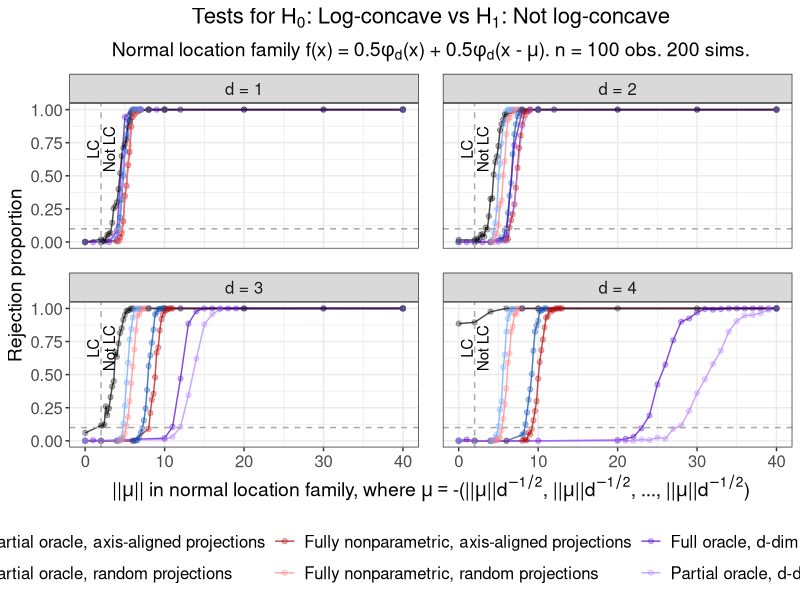
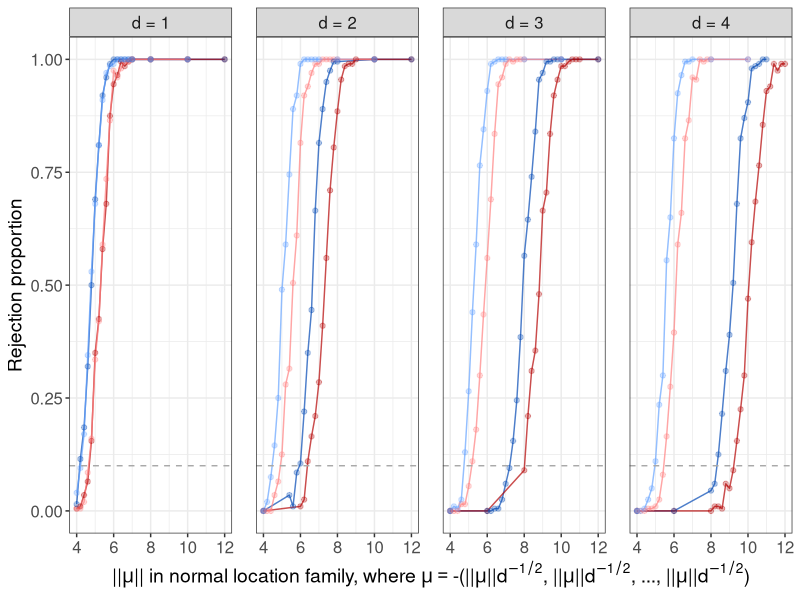

Write R code to recreate these figures, in order.
# Create Figure 5 in main paper.
# Plot results for tests of
# H_0: log-concave versus H_1: not log-concave.
# Use normal mixture where mean of second component is 
# mu = -(||mu||*d^{-1/2}, ||mu||*d^{-1/2}, ..., ||mu||*d^{-1/2}).

suppressMessages(library(data.table))
suppressMessages(library(tidyverse))

# Create theme
paper_theme <- theme_bw() +
  theme(plot.title = element_text(hjust = 0.5, size = 16),
        plot.subtitle = element_text(hjust = 0.5, size = 14),
        legend.title = element_text(size = 14),
        axis.title = element_text(size = 14),
        legend.text = element_text(size = 12),
        axis.text = element_text(size = 12),
        strip.text = element_text(size = 12),
        panel.spacing = unit(1.2, "lines"))

# Read in data
perm_test <- fread("data/fig05_perm_test.csv") %>% 
  mutate(Method = "Permutation test")

full_oracle_ddim <- fread("data/fig05_full_oracle_ddim.csv") %>% 
  mutate(Method = "Full oracle, d-dim")

partial_oracle_ddim <- fread("data/fig05_partial_oracle_ddim.csv") %>% 
  mutate(Method = "Partial oracle, d-dim")

partial_oracle_axis <- fread("data/fig05_partial_oracle_axis.csv") %>% 
  mutate(Method = "Partial oracle, axis-aligned projections")

fully_NP_axis <- fread("data/fig05_fully_NP_axis.csv") %>% 
  mutate(Method = "Fully nonparametric, axis-aligned projections")

partial_oracle_randproj <- fread("data/fig05_partial_oracle_randproj.csv") %>% 
  mutate(Method = "Partial oracle, random projections")

fully_NP_randproj <- fread("data/fig05_fully_NP_randproj.csv") %>% 
  mutate(Method = "Fully nonparametric, random projections")

# Combine results
results <- rbind(perm_test, full_oracle_ddim, partial_oracle_ddim, 
                 partial_oracle_axis, fully_NP_axis, partial_oracle_randproj, 
                 fully_NP_randproj,
                 fill = TRUE)

# Get rejection proportion at each combination
reject_df <- results %>% 
  group_by(n_obs, d, mu_norm, Method, equal_space_mu) %>% 
  dplyr::summarise(reject_prop = mean(reject),
                   sim_count = n())

# Check parameters
stopifnot(unique(perm_test$B) == 99,
          unique(full_oracle_ddim$B) == 100,
          unique(partial_oracle_ddim$B) == 100,
          unique(partial_oracle_axis$B) == 100,
          unique(fully_NP_axis$B) == 100,
          unique(partial_oracle_randproj$B) == 100,
          unique(fully_NP_randproj$B) == 100,
          unique(partial_oracle_randproj$n_proj == 100),
          unique(fully_NP_randproj$n_proj == 100),
          unique(results$n_obs == 100),
          unique(results$equal_space_mu) == 1,
          unique(reject_df$sim_count) == 200)

######################
##### Plot power #####
######################

# Plot rejection proportions at (||mu||*d^{-1/2}, ..., ||mu||*d^{-1/2})
reject_props_equal_spaced <- reject_df %>% 
  mutate(Method = factor(Method,
                         levels = c("Partial oracle, axis-aligned projections",
                                    "Partial oracle, random projections",
                                    "Fully nonparametric, axis-aligned projections",
                                    "Fully nonparametric, random projections",
                                    "Full oracle, d-dim",
                                    "Partial oracle, d-dim",
                                    "Permutation test"),
                         labels = c("Partial oracle, axis-aligned projections",
                                    "Partial oracle, random projections",
                                    "Fully nonparametric, axis-aligned projections",
                                    "Fully nonparametric, random projections",
                                    "Full oracle, d-dim",
                                    "Partial oracle, d-dim",
                                    "Permutation test")),
         d = factor(d, levels = 1:4, 
                    labels = c("d = 1", "d = 2", "d = 3", "d = 4"))) %>%
  ggplot(aes(x = mu_norm, y = reject_prop)) +
  geom_line(aes(col = Method), alpha = 0.7) +
  geom_point(aes(col = Method), alpha = 0.3) +
  geom_hline(yintercept = 0.10, lty = "dashed", col = "darkgrey") +
  geom_vline(xintercept = 2, lty = "dashed", col = "darkgrey") +
  annotate(geom = "text", x = 1, y = 0.7, label = "LC", angle = 90) +
  annotate(geom = "text", x = 3, y = 0.7, label = "Not LC", angle = 90) +
  facet_wrap(. ~ d) +
  labs(x = expression("||"*mu*"|| in normal location family, where"~
                        mu=="-(||"*mu*"||"*d**{-1/2}*", ||"*mu*"||"*d**{-1/2}*
                        ", ..., ||"*mu*"||"*d**{-1/2}*")"), 
       y = "Rejection proportion",
       col = "Method",
       shape = "Log-concave?",
       title = expression("Tests for H"[0]*
                            ": Log-concave vs H"[1]*": Not log-concave"),
       subtitle = expression("Normal location family f(x) = 0.5"*phi[d]*"(x)"~
                               "+ 0.5"*phi[d]*"(x -"~mu*"). n = 100 obs. 200 sims.")) +
  scale_shape_manual(values = c(16, 4)) +
  scale_color_manual(values = c("#0047b3", "#66a3ff", "#b30000", "#ff8080", 
                                "#5200cc", "#b380ff", "black")) +
  paper_theme +
  theme(legend.position = "bottom") +
  guides(colour = guide_legend(nrow = 2))

# Plot rejection proportions at (||mu||*d^{-1/2}, ..., ||mu||*d^{-1/2}) 
# for single dim approaches, zooming in further on ||mu|| \in [4, 12]
reject_props_equal_zoom_onerow <- reject_df %>% 
  filter(mu_norm >= 4, mu_norm <= 12,
         Method %in% c("Partial oracle, axis-aligned projections",
                       "Partial oracle, random projections",
                       "Fully nonparametric, axis-aligned projections",
                       "Fully nonparametric, random projections")) %>%
  mutate(Method = factor(Method,
                         levels = c("Partial oracle, axis-aligned projections",
                                    "Partial oracle, random projections",
                                    "Fully nonparametric, axis-aligned projections",
                                    "Fully nonparametric, random projections"),
                         labels = c("Partial oracle, axis-aligned projections",
                                    "Partial oracle, random projections",
                                    "Fully nonparametric, axis-aligned projections",
                                    "Fully nonparametric, random projections")),
         d = factor(d, levels = 1:4, 
                    labels = c("d = 1", "d = 2", "d = 3", "d = 4"))) %>%
  ggplot(aes(x = mu_norm, y = reject_prop)) +
  geom_line(aes(col = Method), alpha = 0.7) +
  geom_point(aes(col = Method), alpha = 0.3) +
  geom_hline(yintercept = 0.10, lty = "dashed", col = "darkgrey") +
  facet_grid(. ~ d) +
  labs(x = expression("||"*mu*"|| in normal location family, where"~
                        mu=="-(||"*mu*"||"*d**{-1/2}*", ||"*mu*"||"*d**{-1/2}*
                        ", ..., ||"*mu*"||"*d**{-1/2}*")"), 
       y = "Rejection proportion",
       col = "Method",
       shape = "Log-concave?",
       title = NULL,
       subtitle = NULL) +
  scale_shape_manual(values = c(16, 4)) +
  scale_color_manual(values = c("#0047b3", "#66a3ff", "#b30000", "#ff8080")) +
  paper_theme +
  theme(legend.position = "none") +
  guides(colour = guide_legend(nrow = 2))
  
######################
##### Save plots #####
######################

ggsave(plot = reject_props_equal_spaced,
       filename = "plots/figure_05a.pdf",
       width = 13, height = 7)

ggsave(plot = reject_props_equal_zoom_onerow,
       filename = "plots/figure_05b.pdf",
       width = 12, height = 3)
